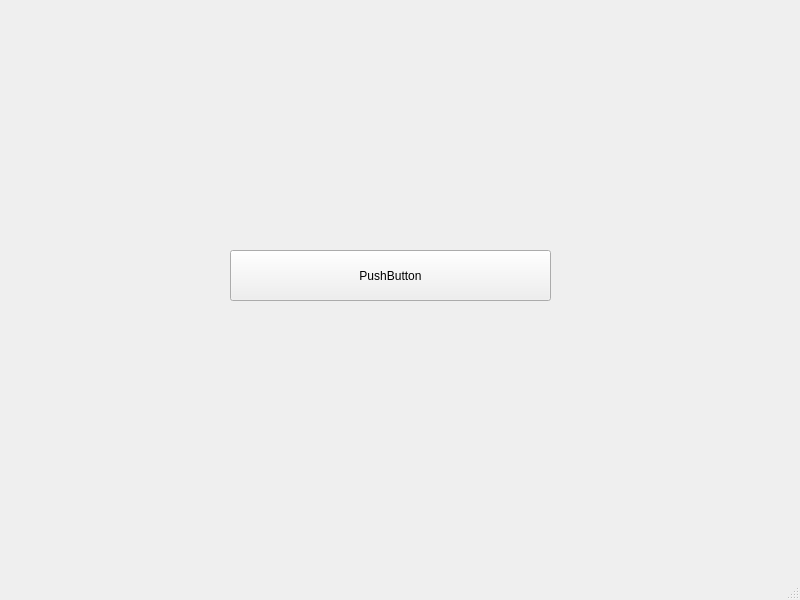
<?xml version="1.0" encoding="UTF-8"?>
<ui version="4.0">
 <class>MainWindow</class>
 <widget class="QMainWindow" name="MainWindow">
  <property name="geometry">
   <rect>
    <x>0</x>
    <y>0</y>
    <width>800</width>
    <height>600</height>
   </rect>
  </property>
  <property name="windowTitle">
   <string>MainWindow</string>
  </property>
  <widget class="QWidget" name="centralwidget">
   <widget class="QPushButton" name="pushButton">
    <property name="geometry">
     <rect>
      <x>230</x>
      <y>250</y>
      <width>321</width>
      <height>51</height>
     </rect>
    </property>
    <property name="text">
     <string>PushButton</string>
    </property>
   </widget>
  </widget>
  <widget class="QMenuBar" name="menubar">
   <property name="geometry">
    <rect>
     <x>0</x>
     <y>0</y>
     <width>800</width>
     <height>21</height>
    </rect>
   </property>
  </widget>
  <widget class="QStatusBar" name="statusbar"/>
 </widget>
 <resources/>
 <connections/>
</ui>
